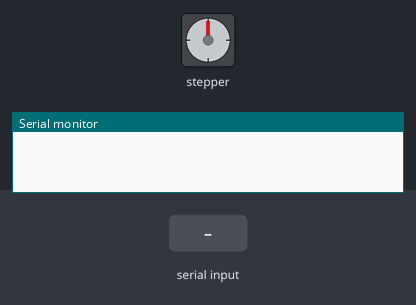
Recording of a sketch running on a simulated Arduino Uno, built with avr-gcc and run on an emulated ATmega328P. Shown: stepper motor, the last lines printed to the serial monitor. The inputs (shaded band) are chosen by the test bench. Stepper angles assume 200 steps per turn.

Above: at 1.2 s.
1.3 s: "90,45\n" received over Serial
At 1.48 s:
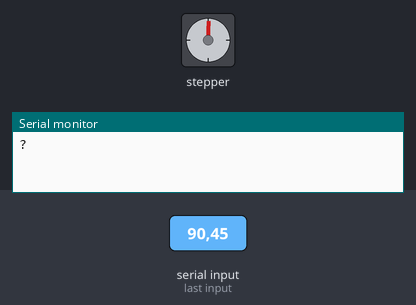
At 2.1 s:
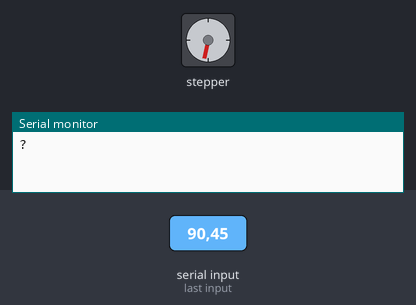
Timing chart, 0 to 50.0 s (numbered marks = the images above; inputs shaded):
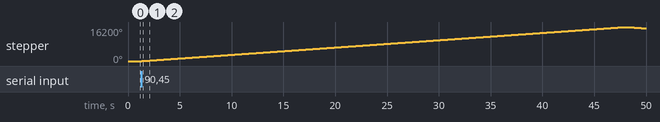

Measured:
- after the input at 1.3 s, stepper: turns 16200° clockwise in 46.7 s, then 623° counter-clockwise in 1.9 s

The sketch:

Motor_Control_March.ino
```cpp
#include <AccelStepper.h>  // AccelStepper library to control the stepper motor
//#include <MultiStepper.h>

// Stepper motor driver settings:
// Micro Step setting (SW1~4): 1000 pulses/rev
// Rotation (SW5): CW
// Control Mode (SW6): Closed Loop
// Pulse Mode (SW7): PUL/DIR
// Pulse Filter Time (SW8): Yes

// Define stepper motor control pins
#define STEP_PIN 2   // Pin for step pulse (STEP+)
#define DIR_PIN 3    // Pin for direction (DIR+)
#define ENA_PIN 4    // Optional pin for enable (ENA+)

// Definitions for LEDs
#define OverTemp_LED 5 // Red overtemperature LED
#define TwoWheel_LED 6 // Yellow 2WD LED
#define FourWheel_LED 7 // Green 4WD LED

// Additional definitions
#define MotorAlarm_PIN 8 // optional Motor Driver over voltage or over current monitoring
#define HallEffect_PIN 9 // Digital? readout for the hall effect sensor

// Selection definitions - Analog Pins
#define SystemOn_PIN A0 // Selection for system on/off
#define MuSelect_PIN A1 // Selection for Mu/Friction Coefficient
#define SystemStateSelect_PIN A2 // Selection for 2WD, 4WD, or 4WD Lock
#define TempSensor_PIN A3 // Analog readout for the temperature sensor


// Define the stepper motor
AccelStepper stepper(AccelStepper::DRIVER, STEP_PIN, DIR_PIN);  // Using a stepper driver

// Torque-to-angle mapping: Define the torque intervals and corresponding degrees
struct TorqueInterval {
  float minTorque;
  float maxTorque;
  int degrees;
};

int Forward = 2;
int Reverse = 2; // Test code, user inputs number of pulses to go forward and reverse with the motor

TorqueInterval torqueIntervals[] = {
  {50, 60, 200},   // Torque between 50-60 Nm corresponds to 200 degrees
  {60, 70, 220},   // Torque between 60-70 Nm corresponds to 220 degrees
  {70, 80, 240},   // Torque between 70-80 Nm corresponds to 240 degrees

  //{x0, x0, xx0}, // Full lock: around 270 deg
   //Add more intervals as needed
};
  // This might not be how we do things

  //int SystemState = 0; //  Place to store 2WD or 4WD state. 0 = 2WD, 1 = 4WD, 2 = 4WD Lock
  // Need way to convert analog value to this digital scheme

void setup() {
  stepper.setMaxSpeed(200);
  stepper.setAcceleration(750);
  stepper.moveTo(0); // 500 is  full rev at 1k pulse/rev

  Serial.begin(115200);
  while (!Serial) delay(10);
//
//  // Initialize stepper motor parameters
//  stepper.setMaxSpeed(1000);    // Set maximum speed (adjust as needed)
//  stepper.setAcceleration(500); // Set acceleration (adjust as needed)
//
//  // enable/disable pin
//  pinMode(ENA_PIN, OUTPUT);
//  digitalWrite(ENA_PIN, HIGH); // Enable motor (set LOW to disable if ENA is used)
}

void loop() {

 //If at the end of travel go to the other end
//    if (stepper.distanceToGo() == 0)
//      stepper.moveTo(-stepper.currentPosition());
//   stepper.runToNewPosition(10);
//   stepper.run();
   // digitalWrite(DIR_PIN, LOW);
//    stepper.runToPosition();
//        delay(10);
//    Serial.print('x');
//    delay(500);
    //digitalWrite(DIR_PIN, HIGH);
  while (Serial.available() > 0) {
    Serial.print('?');
        delay(5);
    Forward = Serial.parseInt();
        delay(5);
    Forward = 100*Forward;
    stepper.moveTo(Forward);
       delay(5);
    stepper.runToPosition();
    Serial.print('F');
        delay(5);
//    delay(500);
    Serial.print('?');
        delay(5);
    Reverse = Serial.parseInt();
        delay(5);
    Reverse = 100*Reverse;
    stepper.moveTo(-Reverse);
//    digitalWrite(DIR_PIN, HIGH);

    stepper.runToPosition();
    Serial.print('R');
    delay(5);
  }
            // ~~Test code~~


//    SystemState = analogRead(SystemStateSelect_Pin); // Read "SystemStateSelect_Pin" to determine 2WD or 4WD
//    if (SystemState == 0){ // 2WD state
      // do nothing (2WD)
      // delay for polling input
//    }
//    else if (SystemState == 1){ // 4WD
      // use the move to target degree routine below?
//    }
//    else if (SystemState == 2){ // 4WD Lock
      // use the move to target degree with deg = max

//    }


//  // Hardcoded torque value
//  float torqueInput = 54.0;  // Example torque input (in Nm)
//
//  // Call the function to calculate the motor rotation angle based on torque input
//  int targetDegrees = mapTorqueToDegrees(torqueInput);
//
//  // Rotate the stepper motor to the calculated angle
//  stepper.moveTo(targetDegrees);
//  stepper.runToPosition();  // Move to the target position
//}
//
//// Torque-to-Degrees Mapping Function
//int mapTorqueToDegrees(float torque) {
//  for (int i = 0; i < sizeof(torqueIntervals) / sizeof(torqueIntervals[0]); i++) {
//    if (torque >= torqueIntervals[i].minTorque && torque < torqueIntervals[i].maxTorque) {
//      return torqueIntervals[i].degrees;
//    }
//  }
//  return 0;  // Return 0 if torque doesn't fall in any defined range

//// Degrees-to-Pulses Mapping Function


// Torque Calculation Function

// Function for overtemp LED

}
```
